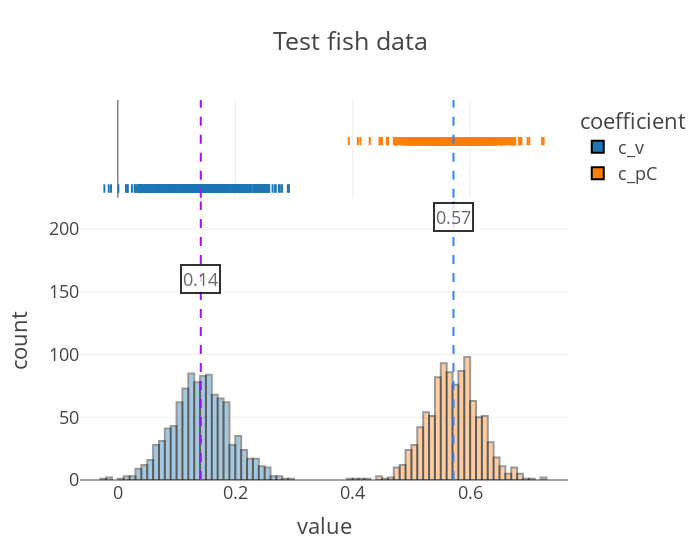

The notebook cell saved with this chart:
### Code cell
# plot the inferred posterior distributions of the coefficients
# Note that the model infers that the random foragers have
# near-zero coefficients for food trace and proximity score.
# The non-zero coefficient for visibility is consistent with the
# fact that the random foragers are mostly likely to move to nearby
# locations (higher visibility score) compared to farther locations.
ftk.plot_coefs(
    samples_test, "Test fish data", nbins=120, ann_start_y=160, ann_break_y=50
)

### Figure 1 — Plotly figure (JSON) as saved in the notebook; plotly's stock layout.template omitted (floating-point values rounded to 4 significant figures; data arrays with more than 128 entries replaced by an {"elided": "..."} marker saying what was removed)
{"data": [{"alignmentgroup": "True", "bingroup": "x", "hovertemplate": "coefficient=c_v<br>value=%{x}<br>count=%{y}<extra></extra>", "legendgroup": "c_v", "marker": {"color": "#1F77B4", "line": {"color": "Black", "width": 2}, "opacity": 0.4, "pattern": {"shape": ""}}, "name": "c_v", "nbinsx": 120, "offsetgroup": "c_v", "orientation": "v", "showlegend": true, "type": "histogram", "x": {"elided": "1000 float values"}, "xaxis": "x", "yaxis": "y"}, {"alignmentgroup": "True", "boxpoints": "all", "fillcolor": "rgba(255,255,255,0)", "hoveron": "points", "hovertemplate": "coefficient=c_v<br>value=%{x}<extra></extra>", "jitter": 0, "legendgroup": "c_v", "line": {"color": "rgba(255,255,255,0)"}, "marker": {"color": "#1F77B4", "line": {"color": "Black", "width": 2}, "symbol": "line-ns-open"}, "name": "c_v", "offsetgroup": "c_v", "showlegend": false, "type": "box", "x": {"elided": "1000 float values"}, "xaxis": "x2", "yaxis": "y2"}, {"alignmentgroup": "True", "bingroup": "x", "hovertemplate": "coefficient=c_pC<br>value=%{x}<br>count=%{y}<extra></extra>", "legendgroup": "c_pC", "marker": {"color": "#FF7F0E", "line": {"color": "Black", "width": 2}, "opacity": 0.4, "pattern": {"shape": ""}}, "name": "c_pC", "nbinsx": 120, "offsetgroup": "c_pC", "orientation": "v", "showlegend": true, "type": "histogram", "x": {"elided": "1000 float values"}, "xaxis": "x", "yaxis": "y"}, {"alignmentgroup": "True", "boxpoints": "all", "fillcolor": "rgba(255,255,255,0)", "hoveron": "points", "hovertemplate": "coefficient=c_pC<br>value=%{x}<extra></extra>", "jitter": 0, "legendgroup": "c_pC", "line": {"color": "rgba(255,255,255,0)"}, "marker": {"color": "#FF7F0E", "line": {"color": "Black", "width": 2}, "symbol": "line-ns-open"}, "name": "c_pC", "offsetgroup": "c_pC", "showlegend": false, "type": "box", "x": {"elided": "1000 float values"}, "xaxis": "x2", "yaxis": "y2"}], "layout": {"annotations": [{"bgcolor": "white", "bordercolor": "black", "borderwidth": 2, "opacity": 0.8, "showarrow": false, "text": "0.14", "x": 0.1412, "y": 160}, {"bgcolor": "white", "bordercolor": "black", "borderwidth": 2, "opacity": 0.8, "showarrow": false, "text": "0.57", "x": 0.5716, "y": 210}], "barmode": "overlay", "legend": {"title": {"text": "coefficient"}, "tracegroupgap": 0}, "shapes": [{"line": {"color": "#AA0DFE", "dash": "dash"}, "name": "Median (0.1412259340286255)", "type": "line", "x0": 0.1412, "x1": 0.1412, "xref": "x", "y0": 0, "y1": 1, "yref": "y domain"}, {"line": {"color": "#AA0DFE", "dash": "dash"}, "name": "Median (0.1412259340286255)", "type": "line", "x0": 0.1412, "x1": 0.1412, "xref": "x2", "y0": 0, "y1": 1, "yref": "y2 domain"}, {"line": {"color": "#3283FE", "dash": "dash"}, "name": "Median (0.5716022253036499)", "type": "line", "x0": 0.5716, "x1": 0.5716, "xref": "x", "y0": 0, "y1": 1, "yref": "y domain"}, {"line": {"color": "#3283FE", "dash": "dash"}, "name": "Median (0.5716022253036499)", "type": "line", "x0": 0.5716, "x1": 0.5716, "xref": "x2", "y0": 0, "y1": 1, "yref": "y2 domain"}], "title": {"text": "Test fish data"}, "width": 700, "xaxis": {"anchor": "y", "domain": [0, 1], "title": {"text": "value"}}, "xaxis2": {"anchor": "y2", "domain": [0, 1], "matches": "x", "showgrid": true, "showticklabels": false}, "yaxis": {"anchor": "x", "domain": [0, 0.7326], "title": {"text": "count"}}, "yaxis2": {"anchor": "x2", "domain": [0.7426, 1], "matches": "y2", "showgrid": false, "showline": false, "showticklabels": false, "ticks": ""}}}
